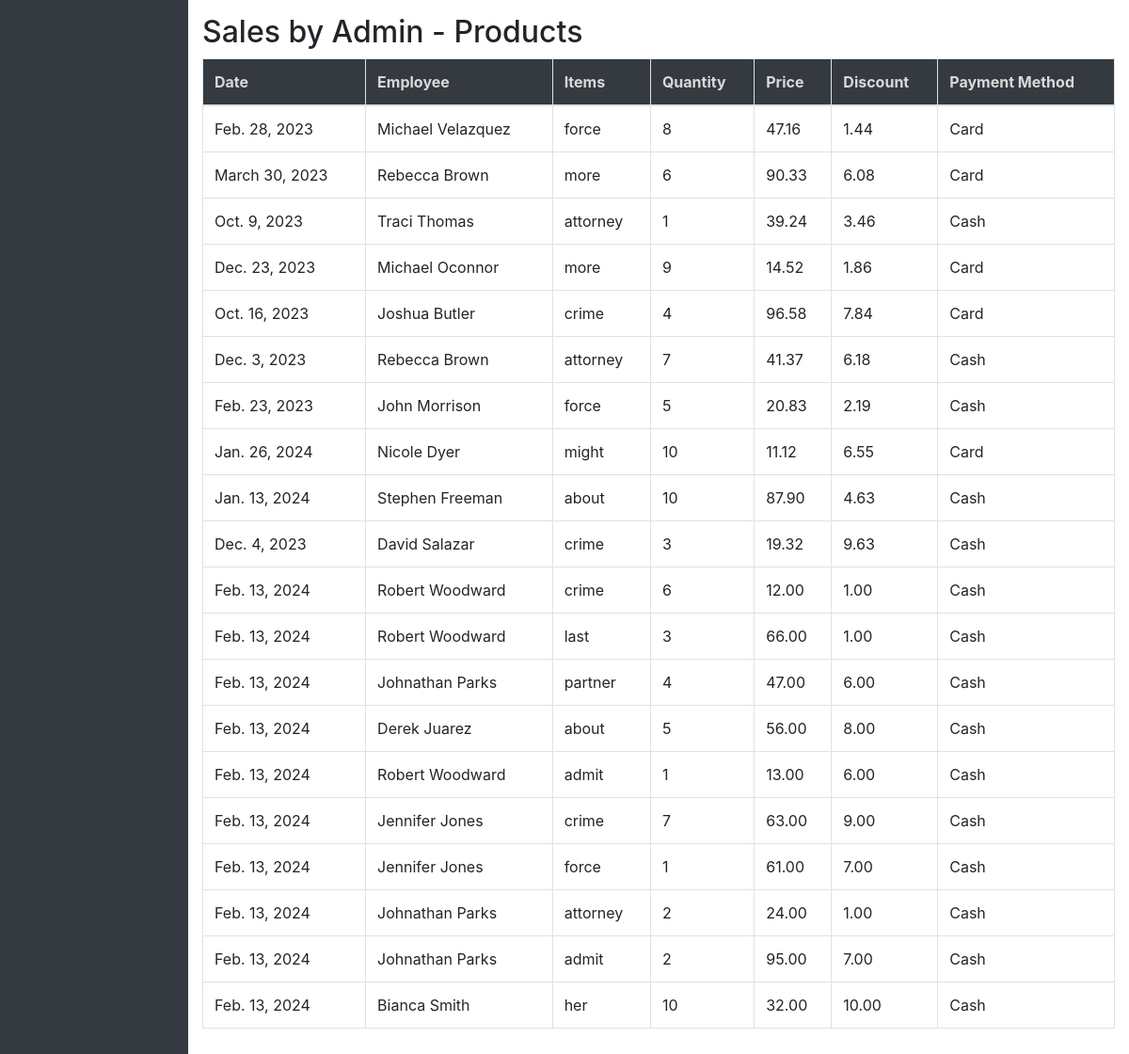
Before: /sale/sales-report/ (lower part) with the older database file.
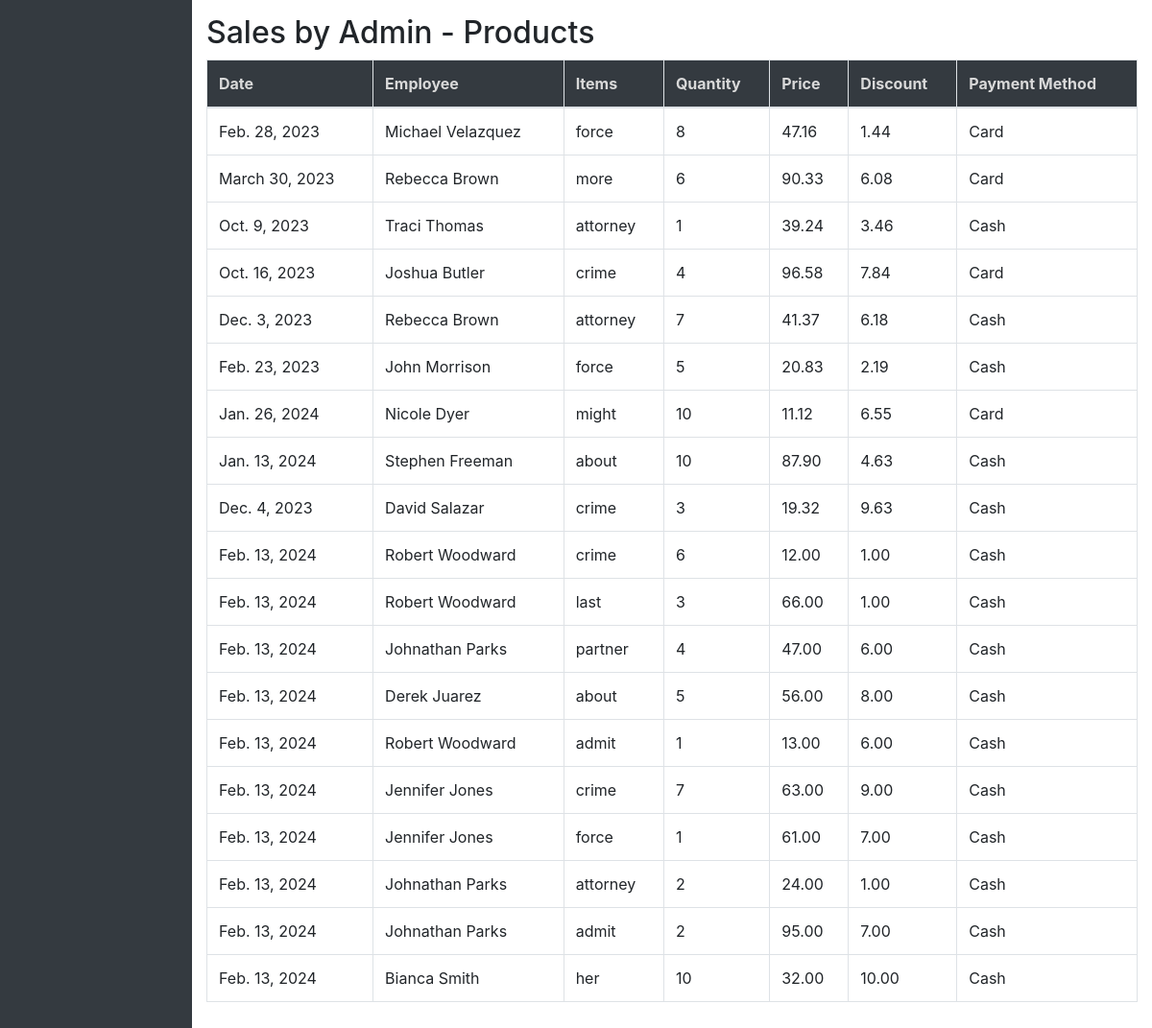
After: the same page with the newer database file.
### ezshopapp/models.py (models this page shows, shortened)
class SalesByAdminItem(models.Model):
    date = models.DateField()
    employee = models.ForeignKey(Employee, on_delete=models.CASCADE)
    item = models.ForeignKey(Product, on_delete=models.CASCADE, null=True)
    quantity = models.PositiveIntegerField(null=True)
    price = models.DecimalField(max_digits=10, decimal_places=2, null=True)
    discount = models.DecimalField(max_digits=10, decimal_places=2, default=0.0)
    payment_method = models.CharField(max_length=20, choices=PAYMENT_METHOD_CHOICES)
    def __str__(self):
        return str(self.date)

class Employee(models.Model):
    employee_id = models.CharField(max_length=10, unique=True)
    first_name = models.CharField(max_length=255)
    second_name = models.CharField(max_length=255)
    nationality = models.CharField(max_length=255)
    mobile_no = models.CharField(max_length=20)
    passport_no = models.CharField(max_length=20)
    passport_expiration_date = models.DateField()
    emirates_id = models.CharField(max_length=20)
    id_expiration_date = models.DateField()
    basic_pay = models.DecimalField(max_digits=10, decimal_places=2)
    house_allowance = models.DecimalField(max_digits=10, decimal_places=2)
    transportation_allowance = models.DecimalField(max_digits=10, decimal_places=2)
    commission_percentage = models.DecimalField(max_digits=5, decimal_places=2)
    joining_date = models.DateField()
    job_role = models.CharField(max_length=255)
    username = models.CharField(max_length=255)
    password = models.CharField(max_length=255)

class Product(models.Model):
    name = models.CharField(max_length=255)
    vat = models.BooleanField(default=False)
    amount = models.DecimalField(max_digits=10, decimal_places=2)
    max_discount_allowed = models.DecimalField(max_digits=10, decimal_places=2)
    status = models.BooleanField(default=True)
    def __str__(self):
        return self.name

### ezshopapp/views.py (the view)
# urls.py: path('sale/sales-report/', sales_report, name='sales_report'),
def sales_report(request):
    sales_services = SaleByAdminService.objects.all()
    sales_items = SalesByAdminItem.objects.all()
    print("Sales Services:", sales_services)
    print("Sales Items:", sales_items)
    context = {
        'sales_services': sales_services,
        'sales_items': sales_items,
    }
    return render(request, 'sales_report.html', context)

### ezshopapp/models.py (called while the page is built)
    def __str__(self):
        return self.name

    def __str__(self):
        return str(self.date)

### ezshopapp/templates/sales_report.html (shortened to what this page needs)
{% extends 'base.html' %}
{% block content %}
    <div class="table-responsive">
    </div>
    <div class="table-responsive">
        <h2>Sales by Admin - Products</h2>
        <table class="table table-bordered" id="item-sales-table">
            <thead>
                <tr>
                    <th>Date</th>
                    <th>Employee</th>
                    <th>Items</th>
                    <th>Quantity</th>
                    <th>Price</th>
                    <th>Discount</th>
                    <th>Payment Method</th>
                </tr>
            </thead>
            <tbody>
                {% for sale in sales_items %}
                <tr>
                    <td>{{ sale.date }}</td>
                    <td>{{ sale.employee.first_name }} {{ sale.employee.second_name }}</td>
                    <td>{{ sale.item }}</td>
                    <td>{{ sale.quantity }}</td>
                    <td>{{ sale.price }}</td>
                    <td>{{ sale.discount }}</td>
                    <td>{{ sale.payment_method }}</td>
                </tr>
                {% endfor %}
            </tbody>
        </table>
    </div>
{% endblock %}

### ezshopapp/templates/base.html (shortened to what this page needs)
<!DOCTYPE html>
<html lang="en">
<head>
    <link rel="stylesheet" href="https://stackpath.bootstrapcdn.com/bootstrap/4.3.1/css/bootstrap.min.css">
    <link rel="stylesheet" type="text/css" href="https://cdn.datatables.net/1.11.5/css/jquery.dataTables.css">
    <link rel="stylesheet" href="https://use.fontawesome.com/releases/v5.8.2/css/all.css">
    <link rel="stylesheet" href="https://cdn.datatables.net/1.10.24/css/dataTables.bootstrap4.min.css"/>
</head>
<body>
<div id="sidebar">
</div>
<div id="content">
    {% block content %}{% endblock %}
</div>
</body>
</html>

### ezshopapp/templates/base.html (style rules this page uses)
body { padding-top: 56px; }
thead { background-color: #343a40; color: #d9d9d9; }
#sidebar { height: 100%; width: 200px; position: fixed; top: 0; left: 0; background-color: #343a40; padding-top: 56px; }
table { border:0px !important; }
#content { margin-left: 200px; padding: 15px; }

Changed rows visible on the page:
removed SalesByAdminItem: date "Dec. 23, 2023", employee.first_name "Michael", employee.second_name "Oconnor", item "more", quantity "9", price "14.52", discount "1.86", payment_method "Card"
